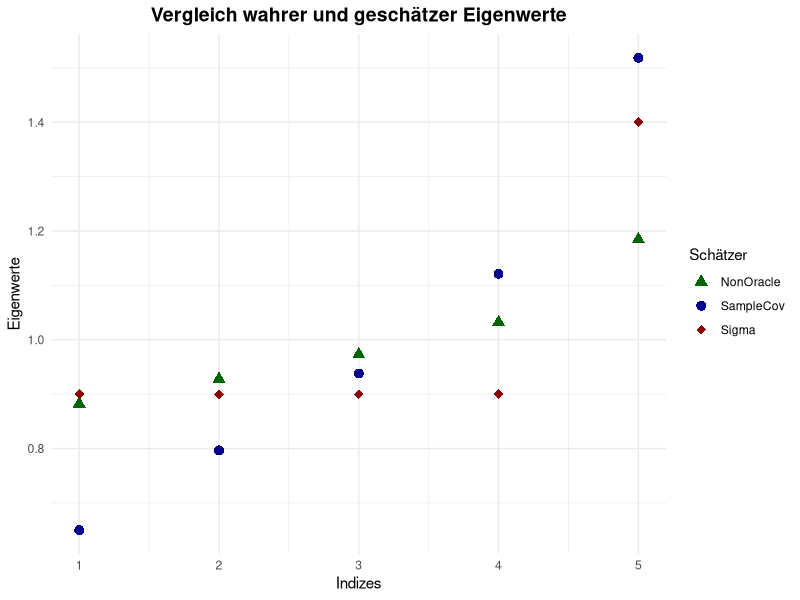
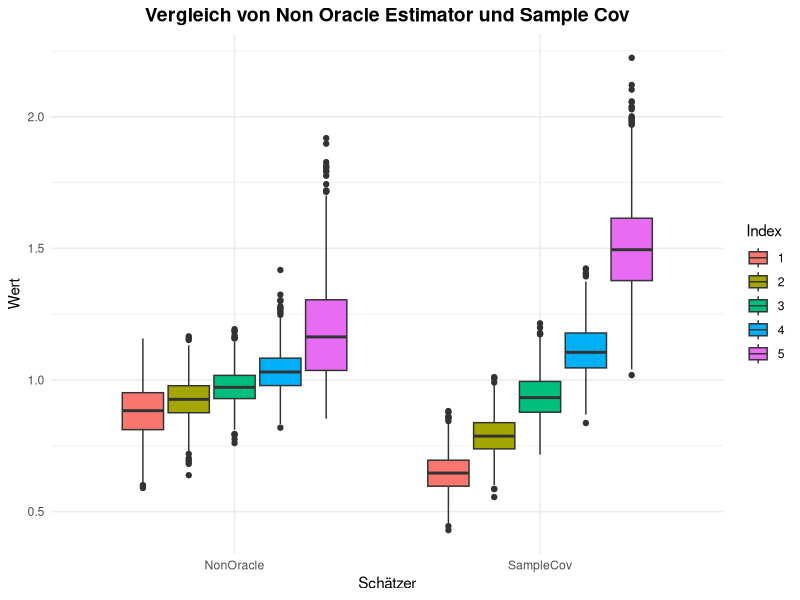
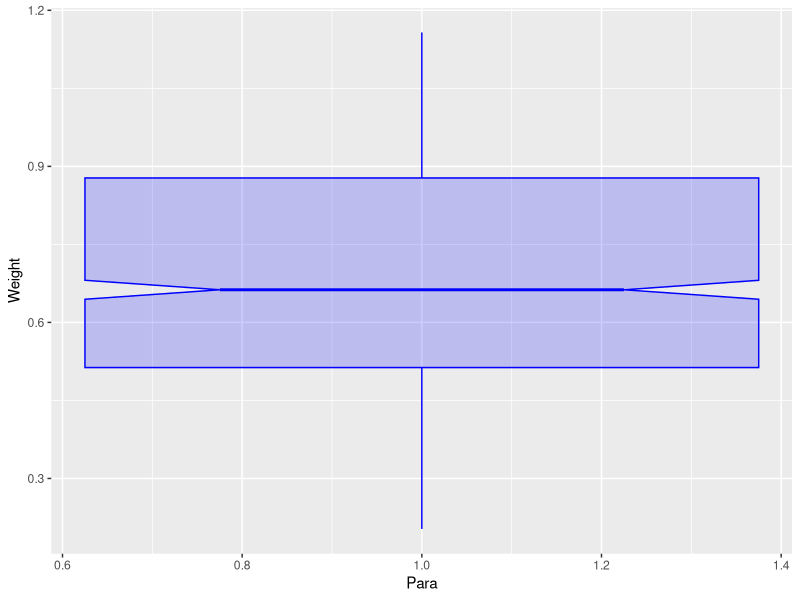

The R script that drew these images, in order:
library(tidyverse)
library(MASS)

## Aufgabe c)

# Parameter
p <- 5
n <- 100
M <- 1000
Sigma <- matrix(c( 1 , rep (.1 ,4) , .1 , 1 , rep ( .1 , 3 ) , .1 , .1 , 1 , .1 , .1 , rep(.1 ,3) ,1 ,.1 , rep (.1 ,4) ,1) ,5 ,5)
mu <- c(rep(0,p))
w <- 0:100/100


# Funktion zur Berechnung des Non-Oracle Estimator

get_non_oracle_estimator <- function(n, p){
  # Daten simulieren
  Sigma <- diag(0.9, nrow = p, ncol = p) + matrix(0.1, nrow = p, ncol = p)
  mu <- c(rep(0,p))
  X_transposed <- mvrnorm(n, mu, Sigma)
  sample_cov <- (1/n) * t(X_transposed) %*% X_transposed
  
  # Parameter schätzen
  # gamma
  gamma <- (1/p) * sum(diag(sample_cov %*% diag(p)))

  # delta^2
  delta2 <- (1/p) * norm((sample_cov - gamma * diag(p)), type = "F")^2
  
  # beta^2
  beta2_help <- rep(0, n)
  for (i in 1:n){
    temp <- outer(t(X_transposed)[,i] , X_transposed[i,]) - sample_cov
    # Produkt zweier Vektoren um (p x p)-Matrix zu erhalten
    beta2_help[i] <- (1/p) * norm(temp, type = "F")^2 
  }
  beta2_pilot <- (1/n^2) * sum(beta2_help)
  beta2 <- min(beta2_pilot, delta2)
  
  # alpha^2
  alpha2 <- delta2 - beta2
  
  # Gewichte berechnen
  rho1 <- (beta2/delta2) * gamma
  rho2 <- alpha2/delta2
  
  # Schätzer berechen
  estimator <- rho1 * diag(p) + rho2 * sample_cov
  return(list(estimator = estimator, para1 = rho1, para2 = rho2))
}

## sample cov auch von der ersten funktion ausgeben lassen

get_sample_cov <- function(n, p){
  Sigma <- diag(0.9, nrow = p, ncol = p) + matrix(0.1, nrow = p, ncol = p)
  mu = c(rep(0,p))
  X_transposed <- mvrnorm(n, mu, Sigma)
  sample_cov <- (1/n) * t(X_transposed) %*% X_transposed
  return(sample_cov)
}


# Monte-Carlo Simulation und Berechnung der Eigenwerte

get_estimated_ev <- function(M, n, p){
  
  sum_ev_sample_cov <- rep(0,p)
  for (i in (1:M)){
    estimator <- get_sample_cov(n, p)
    sum_ev_sample_cov <- sum_ev_sample_cov + sort(eigen(estimator, symmetric=TRUE, only.values=TRUE)$values, decreasing = FALSE) 
  }
  
  sum_ev_non_oracle <- rep(0,p)
  for (i in (1:M)){
    estimator <- get_non_oracle_estimator(n, p)$estimator
    sum_ev_non_oracle <- sum_ev_non_oracle + sort(eigen(estimator, symmetric=TRUE, only.values=TRUE)$values, decreasing = FALSE) 
  }
  
  estimated_ev <- data.frame(matrix(0, p, 2))
  colnames(estimated_ev) <- c("SampleCov", "NonOracle")
  
  estimated_ev$SampleCov <- sum_ev_sample_cov/M
  estimated_ev$NonOracle <- sum_ev_non_oracle/M
  
  return(estimated_ev)
}

estimated_ev <- get_estimated_ev(1000, 100, 5)
true_eigenvalues <- sort(eigen(Sigma)$values)
indizes <- (1:5)

ggplot() +
  geom_point(aes(x = indizes, y = estimated_ev$SampleCov, color = "SampleCov", shape = "SampleCov"), size = 3) +
  geom_point(aes(x = indizes, y = estimated_ev$NonOracle, color = "NonOracle", shape = "NonOracle"), size = 3) +
  geom_point(aes(x = indizes, y = true_eigenvalues, color = "Sigma", shape = "Sigma"), size = 3) +
  labs(x = "Indizes", y = "Eigenwerte", title = "Vergleich wahrer und geschätzer Eigenwerte") + 
  scale_color_manual(
    values = c("SampleCov" = "darkblue", "NonOracle" = "darkgreen", "Sigma" = "darkred"),
    name = "Schätzer"
  ) + 
  scale_shape_manual(
    values = c("SampleCov" = 16, "NonOracle" = 17, "Sigma" = 18), # Form der Punkte
    name = "Schätzer"
  ) +
  theme_minimal() +
  theme(
    plot.title = element_text(face = "bold", size = 14, hjust = 0.5)
  )


# Alle Eigenwerte und Weights ausgeben lassen
get_all_est_ev_and_weights <- function(M, n, p){
  # 3-dim Array zur Speicherung aller Eigenwerte
  # Dimension 1 für Sample Cov, Dimension 2 für Non Oracle Estimator
  ev_array <- array(0, dim=c(2, M*p, 2))
  
  # Speicher für weights
  weights <- array(0, dim=c(1000,2))

  for (i in (1:M)){
    print(i)
    non_oracle <- get_non_oracle_estimator(n, p)
    non_oracle_est <- non_oracle$estimator
    weights[i,] <- c(non_oracle$para1, non_oracle$para2)
    sample_cov <- get_sample_cov(n, p)
    non_oracle_ev <- sort(eigen(non_oracle_est, symmetric=TRUE, only.values=TRUE)$values, decreasing = FALSE) 
    sample_cov_ev <- sort(eigen(sample_cov, symmetric=TRUE, only.values=TRUE)$values, decreasing = FALSE) 
    
    
    for (j in (1:p)){
      ev_array[1, (i-1)*p + j, 1] <- j
      ev_array[1, (i-1)*p + j, 2] <- sample_cov_ev[j]
      
      ev_array[2, (i-1)*p + j, 1] <- j
      ev_array[2, (i-1)*p + j, 2] <- non_oracle_ev[j]
    }
  }
  return(list(eigenvalues = ev_array, weights = weights))
}

all_iterations <- get_all_est_ev_and_weights(M=1000, n=100, p=5)
all_est_ev <- all_iterations$eigenvalues
weights <- all_iterations$weights
View(weights)

# Data Frames für BoxPlots erstellen

all_ev_sample_cov <- data.frame(all_est_ev[1,,])
colnames(all_ev_sample_cov) <- c("Index", "Wert")
all_ev_sample_cov$Schätzer <- "SampleCov"

all_ev_non_oracle <- data.frame(all_est_ev[2,,])
colnames(all_ev_non_oracle) <- c("Index", "Wert")
all_ev_non_oracle$Schätzer <- "NonOracle"

all_ev_df <- rbind(all_ev_non_oracle, all_ev_sample_cov)
all_ev_df$Index <- as.factor(all_ev_df$Index)

ggplot(all_ev_df, aes(x=Schätzer, y=Wert)) +
  geom_boxplot(aes(fill=Index)) +
  labs(title = "Vergleich von Non Oracle Estimator und Sample Cov") +
  theme_minimal() +
  theme(
    plot.title = element_text(face = "bold", size = 14, hjust = 0.5)
  )

######### hier noch irgendwie weights plotten 

View(weights)
# überlegen wo die Nuller her kommen
# wichtig: bei meinem rho1 ist gamma mit drin (soll so)
test_df <- data.frame(weights[,1])
View(test_df)
colnames(test_df) = c("Weight")
test_df$Para <- 1


ggplot(test_df, aes(x = Para, y = Weight)) + 
  geom_boxplot(color = "blue", fill = "blue", alpha = 0.2, 
               notch = TRUE, notchwidth = 0.6,
               outlier.colour = "red", outlier.fill = "red", outlier.size = 2) 
